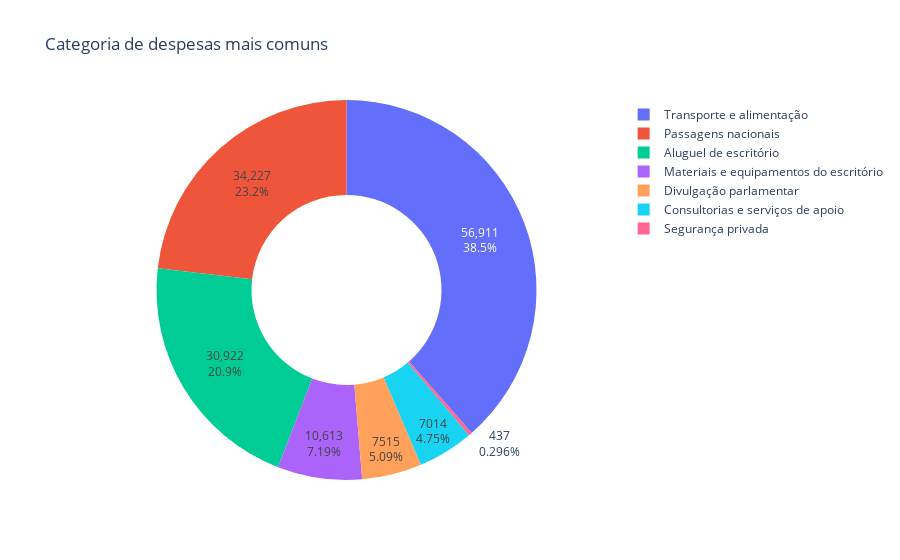

The code cell stored with this chart in its notebook:
### Code cell
tipo_despesa = df_limpo.value_counts('TIPO_DESPESA_ATUALIZADO').sort_values(ascending=True).reset_index()

fig = px.pie(
    tipo_despesa,
    names='TIPO_DESPESA_ATUALIZADO',
    values='count',
    title='Categoria de despesas mais comuns',
        labels={
        'TIPO_DESPESA_ATUALIZADO':'Tipo',
        'count':'Quantidade'
    },
    hole=0.5
)

fig.update_traces(
    textinfo='percent+value'
)

nome_arquivo = 'img/quantidade_tipo.png'

if not os.path.exists(nome_arquivo):
    fig.write_image(nome_arquivo)
    print('Imagem criada')
else:
    print('Arquivo ja existe')

fig.show()

### Figure 1 — Plotly figure (JSON) as saved in the notebook; plotly's stock layout.template omitted (floating-point values rounded to 4 significant figures)
{"data": [{"domain": {"x": [0, 1], "y": [0, 1]}, "hole": 0.5, "hovertemplate": "Tipo=%{label}<br>Quantidade=%{value}<extra></extra>", "labels": ["Segurança privada", "Consultorias e serviços de apoio", "Divulgação parlamentar", "Materiais e equipamentos do escritório", "Aluguel de escritório", "Passagens nacionais", "Transporte e alimentação"], "legendgroup": "", "name": "", "showlegend": true, "textinfo": "percent+value", "type": "pie", "values": [437, 7014, 7515, 10613, 30922, 34227, 56911]}], "layout": {"legend": {"tracegroupgap": 0}, "title": {"text": "Categoria de despesas mais comuns"}}}
